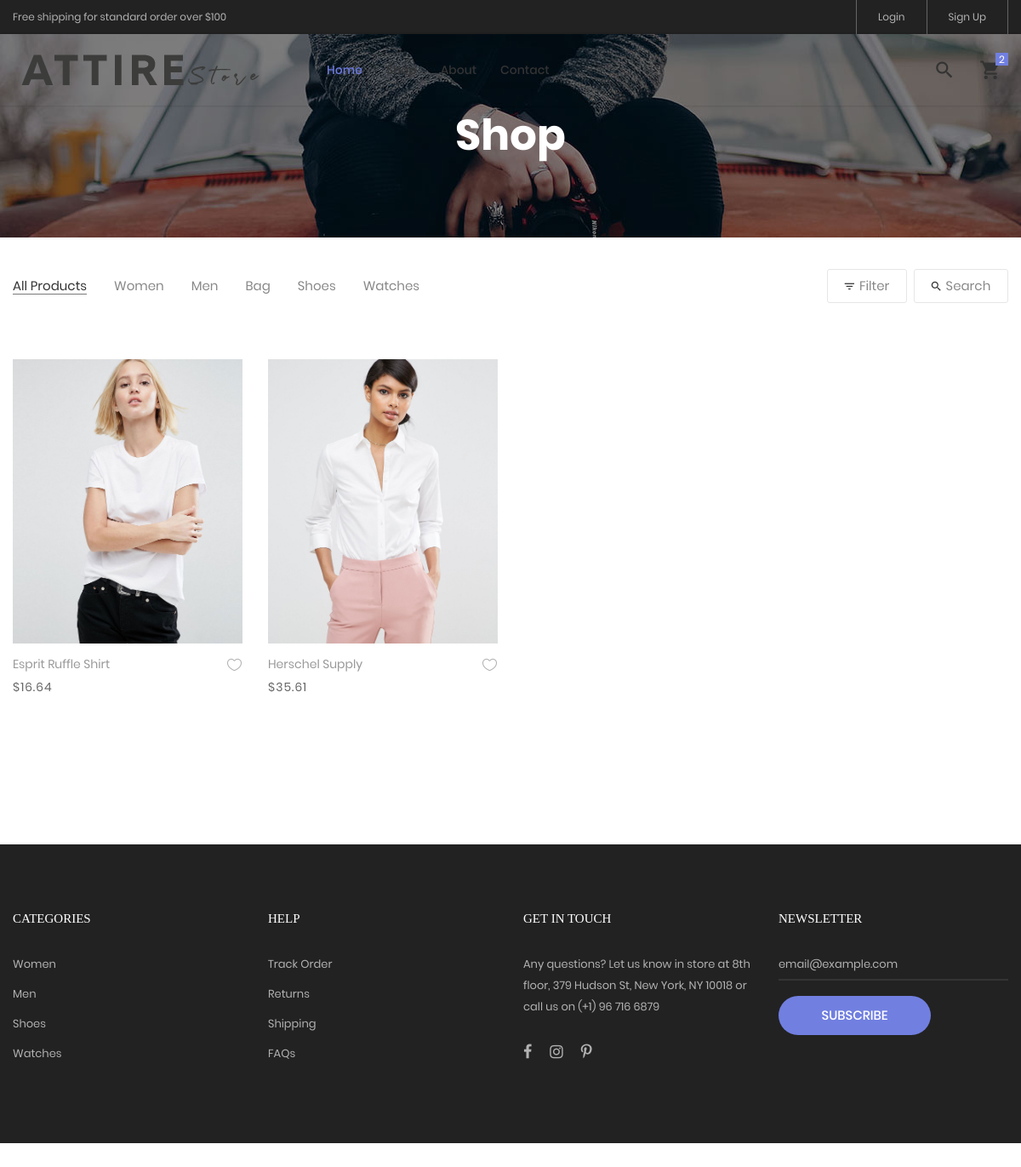
Page /shop on the committed database.
### store/models.py (models this page shows, shortened)
class Product(models.Model):
    name = models.CharField(max_length=200, null=True)
    price = models.FloatField()
    image = models.ImageField(null=True, blank=True, upload_to='image/')
    description = models.TextField(blank=True)
    category = models.ForeignKey(Category, on_delete=models.CASCADE, null=True, blank= True )
    subcategory = models.ForeignKey(SubCategory, on_delete=models.CASCADE, null=True, blank= True )
    stock = models.CharField( choices= STOCK,blank = True, max_length=30)
    labels = models.CharField(choices= LABELS, blank = True, max_length=30)

### store/views.py (the view)
# urls.py: path('shop',ShopView.as_view(), name = "shop"),
class ShopView(BaseView):
    def get(self,request):
        self.my_view
        return render(request,'product.html',self.my_view)

### Templates/product.html (shortened to what this page needs)
{% extends 'base.html' %}
{% load static %}
{% block content %}
	<section class="bg-img1 txt-center p-lr-15 p-tb-92" style="background-image: url({% static 'images/bg-02.jpg' %});">
		<h2 class="ltext-105 cl0 txt-center">
			Shop
		</h2>
	</section>
	<div class="bg0 m-t-23 p-b-140">
		<div class="container">
			<div class="flex-w flex-sb-m p-b-52">
				<div class="flex-w flex-l-m filter-tope-group m-tb-10">
					<button class="stext-106 cl6 hov1 bor3 trans-04 m-r-32 m-tb-5 how-active1" data-filter="*">
						All Products
					</button>
					<button class="stext-106 cl6 hov1 bor3 trans-04 m-r-32 m-tb-5" data-filter=".women">
						Women
					</button>
					<button class="stext-106 cl6 hov1 bor3 trans-04 m-r-32 m-tb-5" data-filter=".men">
						Men
					</button>
					<button class="stext-106 cl6 hov1 bor3 trans-04 m-r-32 m-tb-5" data-filter=".bag">
						Bag
					</button>
					<button class="stext-106 cl6 hov1 bor3 trans-04 m-r-32 m-tb-5" data-filter=".shoes">
						Shoes
					</button>
					<button class="stext-106 cl6 hov1 bor3 trans-04 m-r-32 m-tb-5" data-filter=".watches">
						Watches
					</button>
				</div>
				<div class="flex-w flex-c-m m-tb-10">
					<div class="flex-c-m stext-106 cl6 size-104 bor4 pointer hov-btn3 trans-04 m-r-8 m-tb-4 js-show-filter">
						<i class="icon-filter cl2 m-r-6 fs-15 trans-04 zmdi zmdi-filter-list"></i>
						 Filter
					</div>
					<div class="flex-c-m stext-106 cl6 size-105 bor4 pointer hov-btn3 trans-04 m-tb-4 js-show-search">
						<i class="icon-search cl2 m-r-6 fs-15 trans-04 zmdi zmdi-search"></i>
						Search
					</div>
				</div>
			</div>
			<div class="row isotope-grid">
				{% for product in products %}
				<div class="col-sm-6 col-md-4 col-lg-3 p-b-35 isotope-item women">
					<div class="block2">
						<div class="block2-pic hov-img0">
							<img src="{% if product.image %}{{product.image.url}}{% endif %}" alt="IMG-PRODUCT">
						</div>
						<div class="block2-txt flex-w flex-t p-t-14">
							<div class="block2-txt-child1 flex-col-l ">
								<a href="product-detail.html" class="stext-104 cl4 hov-cl1 trans-04 js-name-b2 p-b-6">
									{{product.name}}
								</a>
								<span class="stext-105 cl3">
									${{product.price|floatformat:2}}
								</span>
							</div>
							<div class="block2-txt-child2 flex-r p-t-3">
								<a href="#" class="btn-addwish-b2 dis-block pos-relative js-addwish-b2">
									<img class="icon-heart1 dis-block trans-04" src="{% static 'images/icons/icon-heart-01.png' %}" alt="ICON">
								</a>
							</div>
						</div>
					</div>
				</div>
				{% endfor %}
			</div>
		</div>
	</div>
{% endblock %}

### static/css/main.css (style rules this page uses)
.container { max-width: 1380px; }
@media (max-width: 1600px) { .container { max-width: 1200px; } }
.block2-pic { position: relative; }
.block2-txt-child1 { width: calc(100% - 30px); }
.block2-txt-child2 { width: 30px; }
.cl0 { color: #fff; }
.cl2 { color: #333; }
.cl3 { color: #666; }
.cl4 { color: #999; }
.cl6 { color: #888; }
.stext-104 { font-family: Poppins-Regular; font-size: 14px; line-height: 1.466667; }
.stext-105 { font-family: Poppins-Regular; font-size: 14px; line-height: 1.466667; letter-spacing: 1px; }
.stext-106 { font-family: Poppins-Regular; font-size: 15px; line-height: 1.2; }
.ltext-105 { font-family: Poppins-Bold; font-size: 50px; line-height: 1.1; }
.size-104 { min-width: 94px; height: 40px; }
.size-105 { min-width: 111px; height: 40px; }
.bg0 { background-color: #fff; }
.bg-img1 { background-size: cover; background-position: center center; background-repeat: no-repeat; }
.bor3 { border-bottom: 1px solid transparent; }
.bor4 { border: 1px solid #e6e6e6; border-radius: 3px; }
.how-active1 { color: #333; border-color: #797979; }
.hov-img0 { display: block; overflow: hidden; }
.hov-img0 img { width: 100%; -webkit-transition: transform 0.9s ease; -o-transition: transform 0.9s ease; -moz-transition: transform 0.9s ease; transition: transform 0.9s ease; }

### rows in the picture
Product: image (picture), name "Esprit Ruffle Shirt", price "16.64"
Product: image (picture), name "Herschel Supply", price "35.61"
